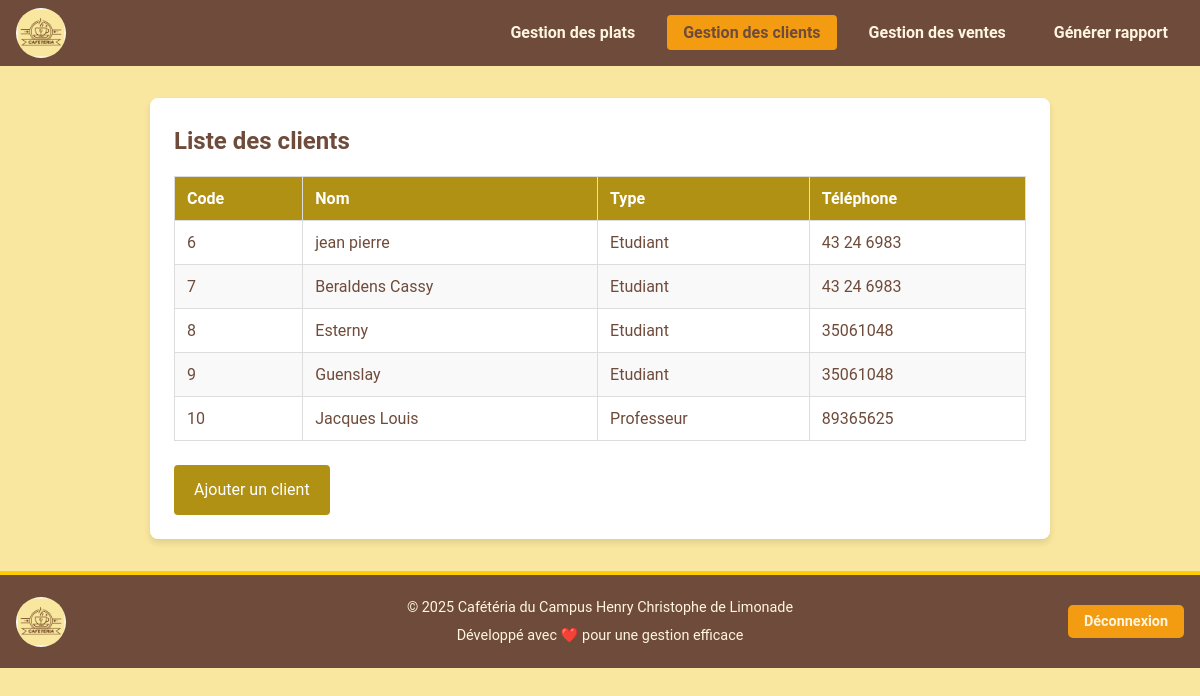
The page /clients/index.php on the database its author committed.
### tables this page shows
CREATE TABLE IF NOT EXISTS `clients` (
  `id` int NOT NULL AUTO_INCREMENT,
  `nom` varchar(255) NOT NULL,
  `type` enum('Etudiant','Professeur','grille','Personnel Admin','Invite') NOT NULL,
  `phone` varchar(255) NOT NULL,
  PRIMARY KEY (`id`)
);

### clients/index.php (the view, shortened to what this page needs)
<?php
require '../config/config.php';
include '../assets/menu.php';
$query = $pdo->query("SELECT * FROM clients");
$clients = $query->fetchAll(PDO::FETCH_ASSOC);
?>
<!DOCTYPE html>
<html lang="fr">
<head>
    <link rel="stylesheet" href="../assets/css/style.css">
</head>
<body>
    <div class="container">
        <h2 class="section-title">Liste des clients</h2>
        <table class="styled-table">
            <thead>
                <tr>
                    <th>Code</th>
                    <th>Nom</th>
                    <th>Type</th>
                    <th>Téléphone</th>
                </tr>
            </thead>
            <tbody>
                <?php foreach ($clients as $client): ?>
                    <tr>
                        <td><?php echo $client['id']; ?></td>
                        <td><?php echo $client['nom']; ?></td>
                        <td><?php echo $client['type']; ?></td>
                        <td><?php echo $client['phone']; ?></td>
                    </tr>
                <?php endforeach; ?>
            </tbody>
        </table>
        <a href="add.php" class="btn-primary">Ajouter un client</a>
    </div>
    <?php include '../assets/footer.php'; ?>
</body>
</html>

### assets/css/style.css (style rules this page uses)
* { margin: 0; padding: 0; box-sizing: border-box; }
body { font-family: 'Reddit Mono', Arial, sans-serif; background-color: #f0f2f5; color: #333; line-height: 1.6; }
.container { max-width: 800px; margin: 50px auto; background: #ffffff; padding: 20px; border-radius: 12px; box-shadow: 0 4px 6px rgba(0, 0, 0, 0.1); }

### clients/index.php (style rules this page uses)
body { font-family: 'Roboto', sans-serif; background: #F9E79F; color: #6E4B3A; margin: 0; padding: 0; }
.container { margin: 2rem auto; max-width: 900px; background-color: #fff; padding: 1.5rem; border-radius: 8px; box-shadow: 0 4px 6px rgba(0, 0, 0, 0.1); }
.section-title { color: #6E4B3A; margin-bottom: 1rem; text-align: left; }
.styled-table { width: 100%; border-collapse: collapse; margin-bottom: 1.5rem; }
.styled-table th, .styled-table td { border: 1px solid #ddd; padding: 0.75rem; text-align: left; }
.styled-table th { background-color:rgb(177, 145, 20); color: #fff; }
.styled-table tr:nth-child(even) { background-color: #f9f9f9; }
.btn-primary { display: inline-block; padding: 0.75rem 1.25rem; background-color:rgb(177, 145, 20); color: #fff; text-decoration: none; border-radius: 4px; transition: background-color 0.3s ease; }

### rows shown on the page
clients: id "6", nom "jean pierre", type "Etudiant", phone "43 24 6983"
clients: id "7", nom "Beraldens Cassy", type "Etudiant", phone "43 24 6983"
clients: id "8", nom "Esterny", type "Etudiant", phone "35061048"
clients: id "9", nom "Guenslay", type "Etudiant", phone "35061048"
clients: id "10", nom "Jacques Louis", type "Professeur", phone "89365625"
